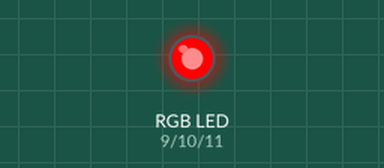
Recording of a sketch running on a simulated Arduino Uno, built with avr-gcc and run on an emulated ATmega328P. Shown: an RGB LED mixed from three pins (HIGH = lit).

Above: at 0.5 s.
At 1.5 s:
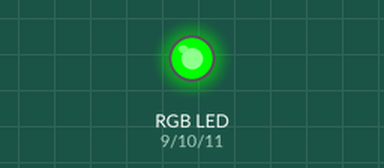
At 2.5 s:
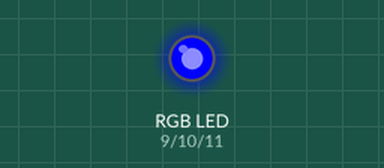
At 3.5 s:
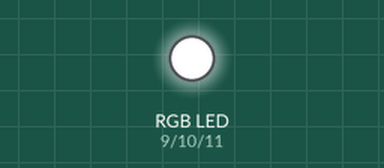
Timing chart, 0 to 5.2 s (numbered marks = the images above):
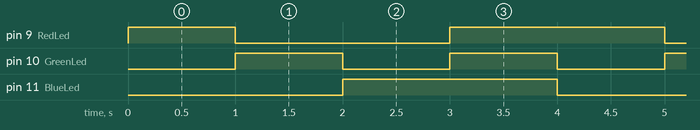

The sketch:

rgb_uygulama.ino
```cpp
const int BlueLed = 11;
const int GreenLed = 10;
const int RedLed = 9;

void setup() {
  pinMode(BlueLed, OUTPUT);
  pinMode(GreenLed, OUTPUT);
  pinMode(RedLed, OUTPUT);
}

void loop() {

  digitalWrite(BlueLed, LOW);
  digitalWrite(GreenLed, LOW);
  digitalWrite(RedLed, HIGH);
  delay(1000);


  digitalWrite(BlueLed, LOW);
  digitalWrite(GreenLed, HIGH);
  digitalWrite(RedLed, LOW);
  delay(1000);


  digitalWrite(BlueLed, HIGH);
  digitalWrite(GreenLed, LOW);
  digitalWrite(RedLed, LOW);
  delay(1000);


  digitalWrite(BlueLed, HIGH);
  digitalWrite(GreenLed, HIGH);
  digitalWrite(RedLed, HIGH);
  delay(1000);
}
```

Measured:
- by itself, pin 9 (RedLed): repeats every 4.0 s: LOW 2.0 s, HIGH 2.0 s
- by itself, pin 10 (GreenLed): alternates HIGH for 1.0 s and LOW for 1.0 s
- by itself, pin 11 (BlueLed): alternates HIGH for 2.0 s and LOW for 2.0 s
